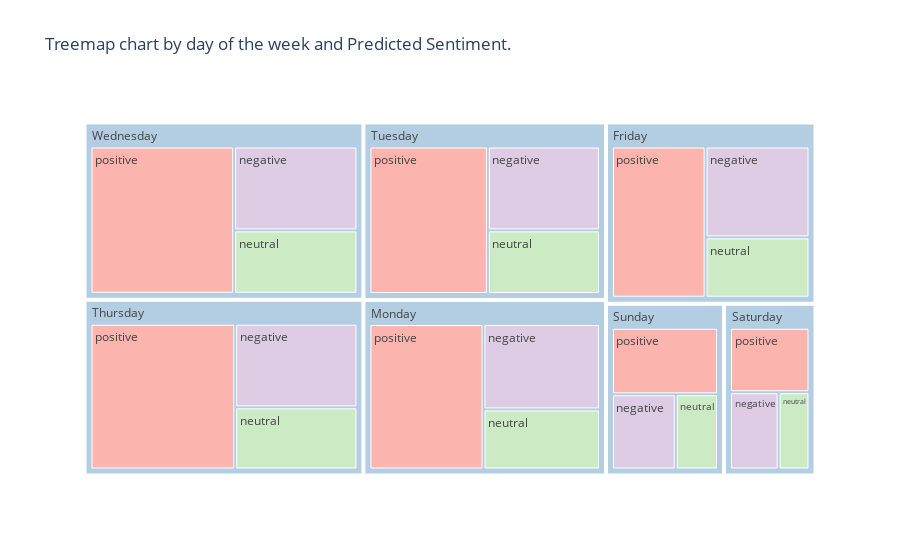

Notebook source saved alongside this figure:
### Code cell
# By Day of Week

fig = px.treemap(df, title='Treemap chart by day of the week and Predicted Sentiment.',
                 path=['day_of_week', 'Predicted_Sentiment'], color="Predicted_Sentiment", color_discrete_sequence=color_sequence)
fig.show()

### Figure 1 — Plotly figure (JSON) as saved in the notebook; plotly's stock layout.template omitted (floating-point values rounded to 4 significant figures)
{"data": [{"branchvalues": "total", "customdata": [["negative"], ["(?)"], ["(?)"], ["(?)"], ["(?)"], ["(?)"], ["positive"], ["positive"], ["positive"], ["positive"], ["positive"], ["positive"], ["positive"], ["neutral"], ["neutral"], ["neutral"], ["neutral"], ["neutral"], ["neutral"], ["neutral"], ["negative"], ["negative"], ["negative"], ["negative"], ["negative"], ["negative"], ["(?)"], ["(?)"]], "domain": {"x": [0, 1], "y": [0, 1]}, "hovertemplate": "labels=%{label}<br>count=%{value}<br>parent=%{parent}<br>id=%{id}<br>Predicted_Sentiment=%{customdata[0]}<extra></extra>", "ids": ["Friday/negative", "Thursday", "Sunday", "Saturday", "Monday", "Friday", "Wednesday/positive", "Tuesday/positive", "Thursday/positive", "Sunday/positive", "Saturday/positive", "Monday/positive", "Friday/positive", "Wednesday/neutral", "Tuesday/neutral", "Thursday/neutral", "Sunday/neutral", "Saturday/neutral", "Monday/neutral", "Friday/neutral", "Wednesday/negative", "Tuesday/negative", "Thursday/negative", "Sunday/negative", "Saturday/negative", "Monday/negative", "Tuesday", "Wednesday"], "labels": ["negative", "Thursday", "Sunday", "Saturday", "Monday", "Friday", "positive", "positive", "positive", "positive", "positive", "positive", "positive", "neutral", "neutral", "neutral", "neutral", "neutral", "neutral", "neutral", "negative", "negative", "negative", "negative", "negative", "negative", "Tuesday", "Wednesday"], "marker": {"colors": ["rgb(222,203,228)", "rgb(179,205,227)", "rgb(179,205,227)", "rgb(179,205,227)", "rgb(179,205,227)", "rgb(179,205,227)", "rgb(251,180,174)", "rgb(251,180,174)", "rgb(251,180,174)", "rgb(251,180,174)", "rgb(251,180,174)", "rgb(251,180,174)", "rgb(251,180,174)", "rgb(204,235,197)", "rgb(204,235,197)", "rgb(204,235,197)", "rgb(204,235,197)", "rgb(204,235,197)", "rgb(204,235,197)", "rgb(204,235,197)", "rgb(222,203,228)", "rgb(222,203,228)", "rgb(222,203,228)", "rgb(222,203,228)", "rgb(222,203,228)", "rgb(222,203,228)", "rgb(179,205,227)", "rgb(179,205,227)"]}, "name": "", "parents": ["Friday", "", "", "", "", "", "Wednesday", "Tuesday", "Thursday", "Sunday", "Saturday", "Monday", "Friday", "Wednesday", "Tuesday", "Thursday", "Sunday", "Saturday", "Monday", "Friday", "Wednesday", "Tuesday", "Thursday", "Sunday", "Saturday", "Monday", "", ""], "type": "treemap", "values": [465, 1900, 786, 609, 1649, 1472, 1031, 857, 1030, 369, 277, 816, 698, 381, 350, 371, 166, 129, 344, 309, 504, 461, 499, 251, 203, 489, 1668, 1916]}], "layout": {"legend": {"tracegroupgap": 0}, "title": {"text": "Treemap chart by day of the week and Predicted Sentiment."}, "treemapcolorway": ["rgb(222,203,228)", "rgb(179,205,227)", "rgb(251,180,174)", "rgb(204,235,197)", "rgb(254,217,166)", "rgb(255,255,204)", "rgb(229,216,189)", "rgb(253,218,236)", "rgb(242,242,242)"]}}
